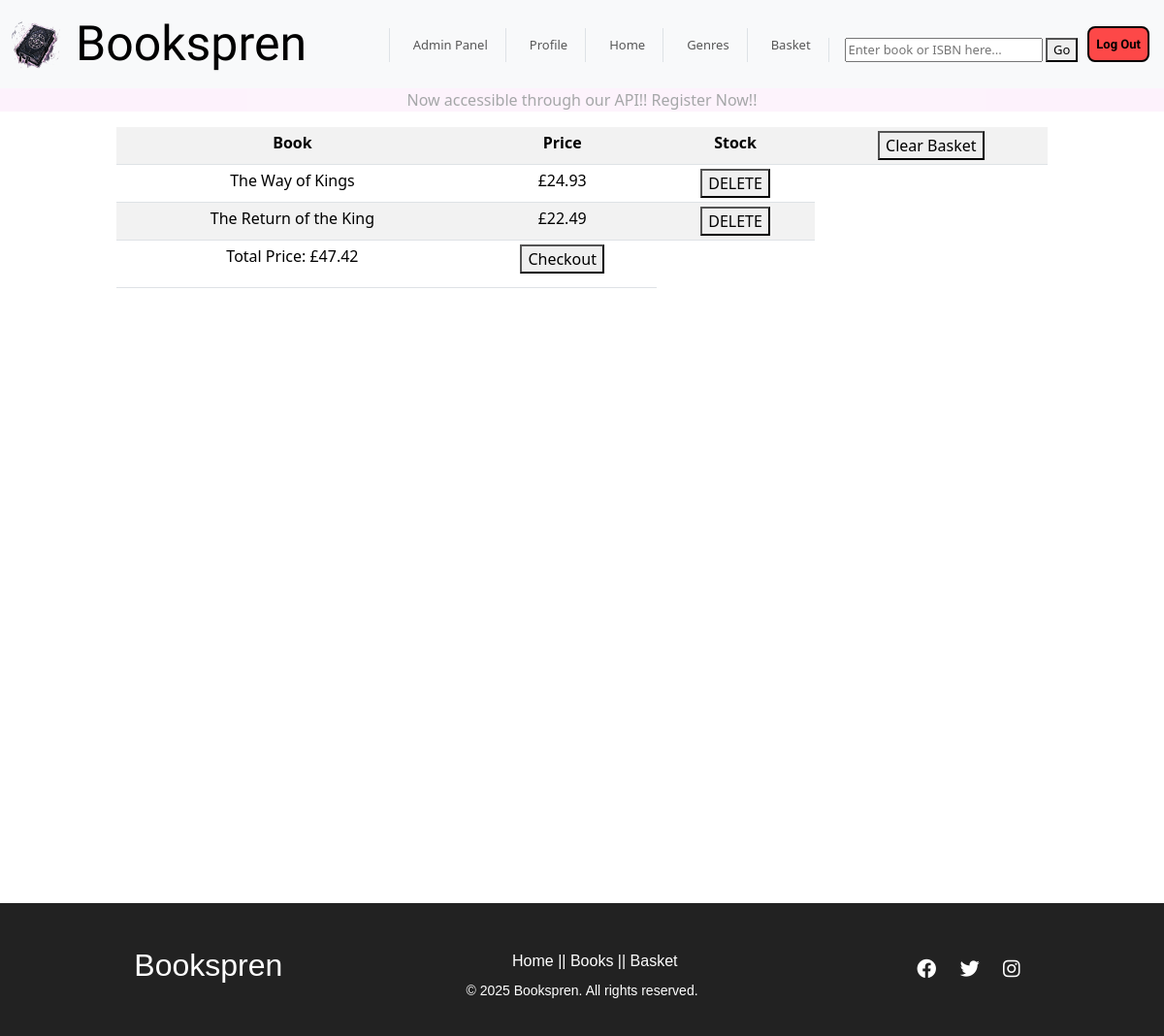
Page /cart/ (signed in) on the earlier database version.
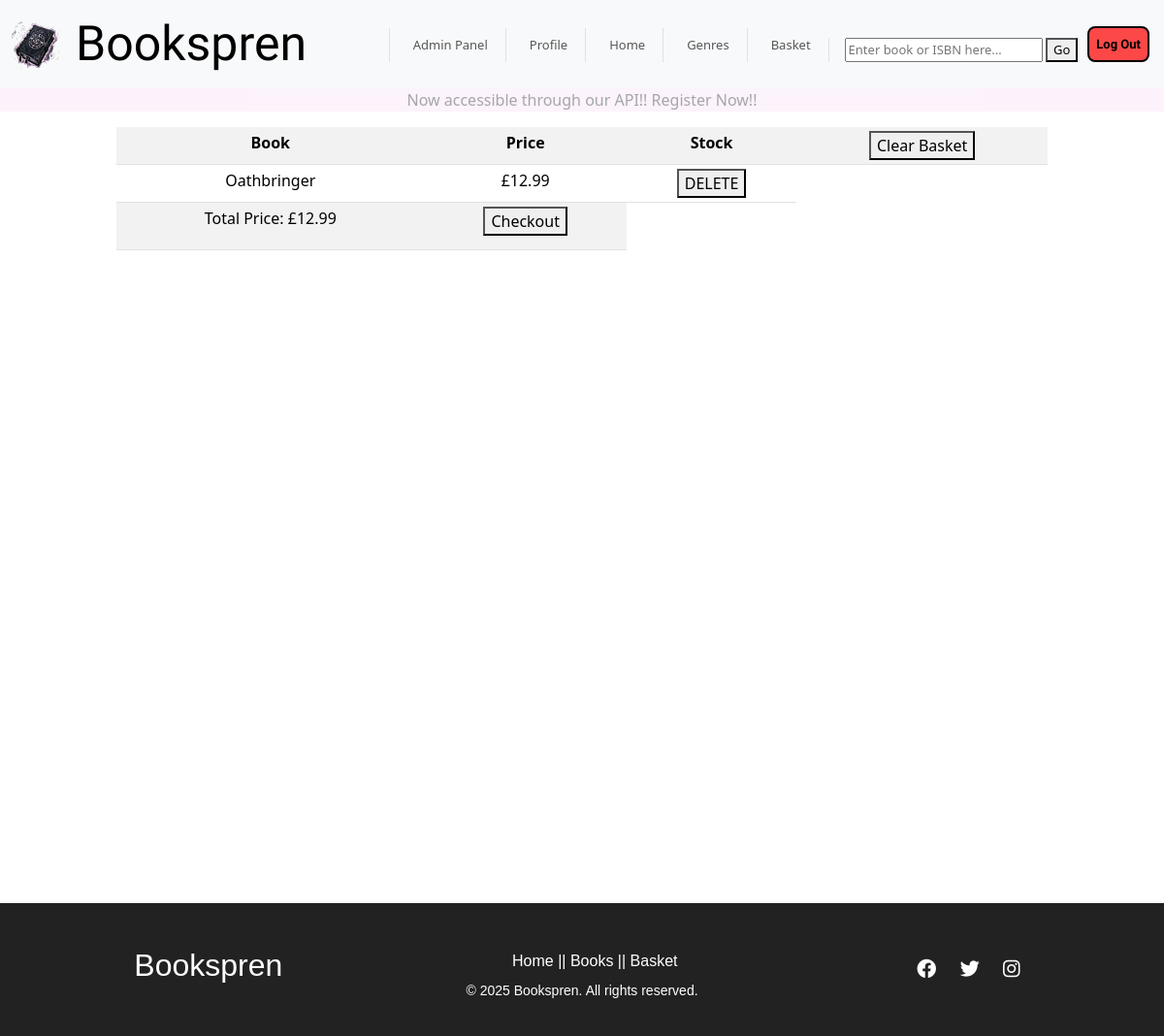
Same page on the later database version.
### apps/cart/models.py (models this page shows, shortened)
class Cart(models.Model):
    class Meta:
        verbose_name = 'Basket'
        verbose_name_plural = 'Baskets'
    user_id = models.ForeignKey(CustomUser, on_delete=models.SET_NULL, null=True)
    book = models.ForeignKey(Books, on_delete=models.SET_NULL, null = True)

### apps/api/models.py (models this page shows, shortened)
class Books(models.Model):
    class Meta:
        verbose_name_plural = 'Books'
    title = models.CharField(max_length=200)
    author = models.ForeignKey(Author, on_delete=models.CASCADE, related_name="books")
    category = models.ForeignKey(Category, on_delete=models.SET_NULL, null=True, related_name="books")
    description = models.TextField()
    price = models.DecimalField(max_digits=10, decimal_places=2)
    stock = models.PositiveIntegerField(default=0)
    cover_image = models.ImageField(upload_to='book_pics/', blank=True, null=True)
    published_date = models.DateField()
    isbn = models.CharField(max_length=13, unique=True)
    for_sale = models.BooleanField(default=False, null=True, blank=True)

### apps/cart/views.py (the view)
# urls.py: path('', views.cart, name="cart"),
@login_required
def cart(request):
    cart_items = Cart.objects.filter(user_id=request.user)
    total_price = sum(item.book.price for item in cart_items)
    if request.method == "POST":
        if "delete_cart" in request.POST:
            for item in cart_items:
                if item.book.stock is not None:
                    item.book.stock += 1
                    item.book.save()
            cart_items.delete()
            return redirect('cart')
        if "delete_item" in request.POST:
            cart_id = request.POST.get("cart_id")
            if cart_id:
                item = get_object_or_404(Cart, id=cart_id)
                item.book.stock += 1
                item.book.save()
                item.delete()
            return redirect('cart')
        if "checkout" in request.POST:
            items = Cart.objects.filter(user_id=request.user)
            for item in items:
                item.delete()
            return redirect('checkout')
    else:
        form = Cart_Deletion_Form()
    return render(request, "cart.html", {'cart': cart_items, 'form': form, 'total_price': total_price})

### apps/cart/forms.py
class Cart_Deletion_Form(forms.ModelForm):
    class Meta:
        model= Cart
        fields = '__all__'

### apps/cart/templates/cart.html (shortened to what this page needs)
{% extends "base.html" %}
{% block content %}
<table class="table table-sm table-responsive table-striped"  style="width:80%; margin: 0 auto; text-align:center;">
    <tr>
    <th>Book</th>
    <th>Price</th>
    <th>Stock</th>
    <th>
        <form method="POST">
                <button type="submit">Clear Basket</button>
        </form>
    </th>
    </tr>
    {% for bk in cart %}
        {%if user.username == bk.user_id.username %}
            <tr>
                <td>{{bk.book.title}}</td>
                <td>£{{bk.book.price}}</td>
                <td>
                    <form method="POST">
                        <button type="submit">DELETE</button>
                    </form>
                </td>
            </tr>
        {% endif %}
    {% endfor %}
    <tr>
        <td><p>Total Price: £{{total_price}}</p></td>
        {%if cart %}
        <td>
            <form method="POST">
                <button type="submit">Checkout</button>
            </form>
        </td>
       {%endif%}
    </tr>
</table>
{% endblock content %}

### templates/base.html (shortened to what this page needs)
{% load static %}
<!DOCTYPE html>
<head>
  <link rel="stylesheet" href="{% static 'css/style.css' %}">
  <link href="https://cdn.jsdelivr.net/npm/bootstrap@5.3.3/dist/css/bootstrap.min.css" rel="stylesheet">
  <link rel="stylesheet" href="https://cdnjs.cloudflare.com/ajax/libs/font-awesome/6.0.0/css/all.min.css">
</head>
<body>
  <nav class="navbar navbar-expand-lg navbar-light bg-light">
    <div class="container-fluid">
      <a class="navbar-brand" href="{% url 'home' %}">
        <img src="{% static 'images/pic2_edited.png' %}" alt = "Image" style="width: 50px; height: 50px;">
      </a>
      <a class="navbar-header sassy-frass-regular" href="{% url 'home' %}" style="text-decoration: none; color: black;">Bookspren</a>
      <div class="collapse navbar-collapse ms-auto" id="navbarNav">
        <ul class="navbar-nav ms-auto">
          {% if request.user.username == "admin" %}
            <li class="nav-item border-start ps-3"><a class="nav-link" href="{% url 'admin:index' %}">Admin Panel</a></li>
          {% endif %}
          <li class="nav-item border-start ps-3"><a class="nav-link" href="{% url 'profile' %}">Profile</a></li>
          <li class="nav-item border-start ps-3"><a class="nav-link" href="{% url 'home' %}">Home</a></li>
          <li class="nav-item border-start ps-3"><a class="nav-link" href="{% url 'genres' %}">Genres</a></li>
          <li class="nav-item border-start ps-3"><a class="nav-link" href="{% url 'cart' %}">Basket</a></li>
          <li class="nav-item border-start ps-3">
            <form method="POST" action="{% url 'search_books' %}">
              <input type="text" name="keyword" placeholder="Enter book or ISBN here..." required>
              <button class ="button" type="submit">Go</button>
            </form>
          </li>
          {%if user.is_authenticated %}
            <form action="{% url 'logout' %}" method="post">
              <button class="nav-button" type="submit">Log Out</button>
            </form>
          {% endif %}
        </ul>
      </div>
    </div>
  </nav>
  <div class="container-fluid" style="text-align: center; background-color:#f8dcf5e6; opacity: 40%;">
    <p>Now accessible through our API!! Register Now!!</p>
  </div>
  <main>
    {% block content %}
    {% endblock %}
  </main>
</body>
{%include 'footer.html'%}
</html>

### templates/footer.html
{%block content %}
<footer class="footer">
    <div class="footer-container">
        <div class="footer-logo">
            <h2>Bookspren</h2>
        </div>
        <div class="footer-links">
            <ul style="display: flex;">
                <li><a href="{% url 'home' %}">Home |</a></li>
                <li><a href="{% url 'genres' %}">| Books |</a></li>
                <li><a href="{% url 'cart' %}">| Basket</a></li>
            </ul>
        </div>
        <div class="footer-social">
            <a href="https://facebook.com" target="_blank"><i class="fab fa-facebook"></i></a>
            <a href="https://twitter.com" target="_blank"><i class="fab fa-twitter"></i></a>
            <a href="https://instagram.com" target="_blank"><i class="fab fa-instagram"></i></a>
        </div>
    </div>
    <div class="footer-bottom">
        <p>&copy; {% now "Y" %} Bookspren. All rights reserved.</p>
    </div>
</footer>
{%endblock%}

### static/css/style.css (style rules this page uses)
.sassy-frass-regular { font-family: "Sassy Frass", serif; font-weight: 400; font-style: normal; font-size: 50px; }
main { min-height: 100vh; }
.navbar-header { font-size: 50px; }
.navbar-nav { display: grid; grid-template-columns: 1fr auto; align-items: flex-end; justify-content: end; padding: 3px; gap: 10px; font-size: small; }
.nav-button { padding: 7px; background-color: #ff0000b5; border: 2px solid black; font-weight: bold; font-family: "Roboto", serif; border-radius: 8px; }
.footer { background-color: #222; color: white; text-align: center; padding: 20px 0; font-family: Arial, sans-serif; }
.footer-container { display: flex; justify-content: space-around; align-items: center; flex-wrap: wrap; margin: auto; padding: 20px; height: 50px; }
.footer-links ul { list-style: none; padding: 0; }
.footer-links ul li { margin: 8px 0; }
.footer-links ul li a { color: white; text-decoration: none; transition: 0.3s; }
.footer-social a { color: white; margin: 0 10px; font-size: 20px; transition: 0.3s; }
.footer-bottom { margin-top: 10px; font-size: 14px; }

Differences in the rows shown:
removed Cart: book "The Way of Kings", book.price "24.93"
removed Cart: book "The Return of the King", book.price "22.49"
added Cart: book "Oathbringer", book.price "12.99"
Other differences:
{{ total_price }}: "47.42" → "12.99"
